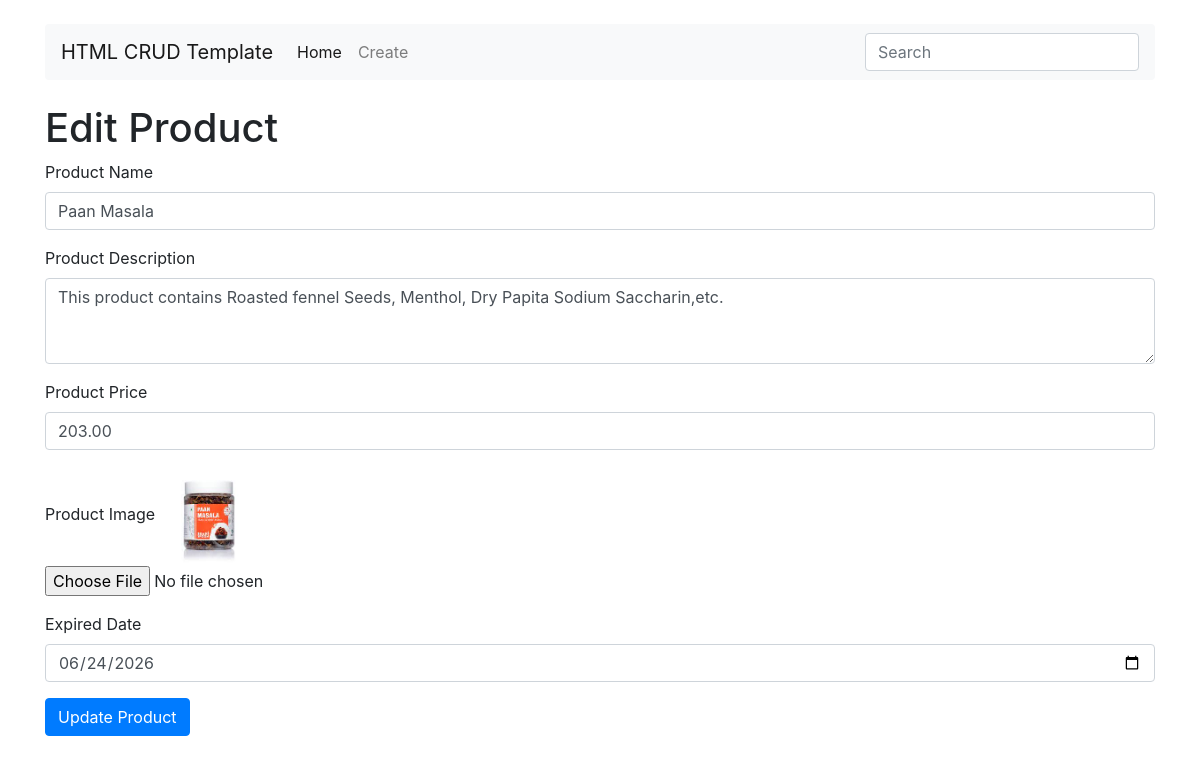
Screenshot of /edit.php?id=8 with the database file from the repository.
### tables this page shows
CREATE TABLE `product_table` (
  `id` int(11) NOT NULL,
  `product_name` varchar(255) NOT NULL,
  `product_description` text DEFAULT NULL,
  `product_price` decimal(10,2) NOT NULL,
  `product_image` varchar(255) DEFAULT NULL,
  `expired_date` date DEFAULT NULL
);

### edit.php (the view, shortened to what this page needs)
<!DOCTYPE html>
<html lang="en">
<head>
    <?php
        require_once 'includes/head.php';
        require_once 'includes/config.php';
    ?>
    <?php
        $id = $_GET['id'];
        $sql = "SELECT * FROM product_table WHERE id = $id";
        $result = mysqli_query($connection, $sql);
        if ($result) {
            $product_store = mysqli_fetch_all($result, MYSQLI_ASSOC);
        } else {
            echo "Error: " . mysqli_error($connection);
        }
    ?>
</head>
<body>
    <?php
        require_once 'includes/header.php';
    ?>
    <main role="main" class="flex-shrink-0">
        <div class="container">
            <h1>Edit Product</h1>
            <?php if (!empty($product_store)): ?>
                <?php foreach ($product_store as $row): ?>
                    <form action="update.php" method="post" enctype="multipart/form-data">
                        <div class="form-group">
                            <label for="product_name">Product Name</label>
                            <input type="text" class="form-control" id="product_name" name="product_name" value="<?php echo $row['product_name']; ?>" required>
                        </div>
                        <div class="form-group">
                            <label for="product_description">Product Description</label>
                            <textarea class="form-control" id="product_description" name="product_description" rows="3"><?php echo $row['product_description']; ?></textarea>
                        </div>
                        <div class="form-group">
                            <label for="product_price">Product Price</label>
                            <input type="number" class="form-control" id="product_price" name="product_price" step="0.01" value="<?php echo $row['product_price']; ?>" required>
                        </div>
                        <div class="form-group">
                            <label for="image">Product Image</label>
                            <img src="<?php echo $row['product_image']; ?>" alt="Product Image" class="img-fluid" style="width: 100px; height: 100px;">
                            <input type="file" class="form-control-file" id="image" name="product_image" accept="image/*">
                        </div>
                        <div class="form-group">
                            <label for="expired_date">Expired Date</label>
                            <input type="date" class="form-control" id="expired_date" name="expired_date" value="<?php echo $row['expired_date']; ?>" required>
                        </div>
                        <button type="submit" class="btn btn-primary">Update Product</button>
                    </form>
                <?php endforeach; ?>
            <?php endif; ?>
        </div>
    </main>
</body>
</html>

### rows the page displays
product_table: product_name "Paan Masala", product_description "This product contains Roasted fennel Seeds, Menthol, Dry Papita Sodium Saccharin,etc.", product_price "203.00", product_image (picture), expired_date "06/24/2026"
